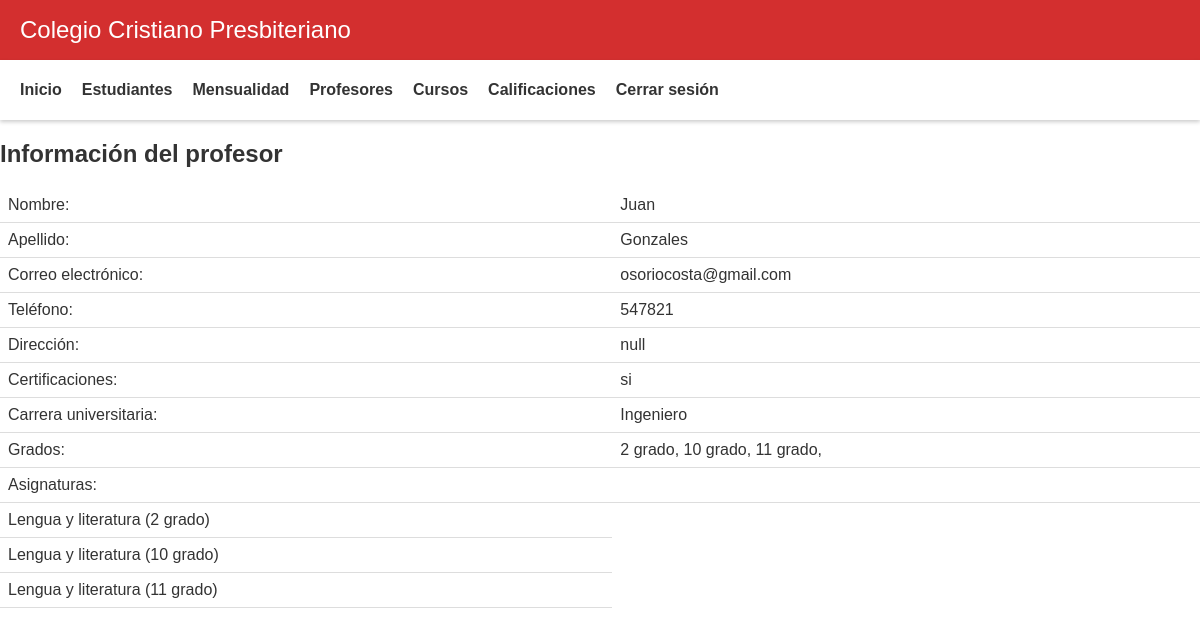
Screenshot of /code/view/admin/mostrar_profesor.php?id=6 (signed in) with the database file from the repository.
### tables this page shows
CREATE TABLE `profesores` (
  `id_profesor` int(11) NOT NULL,
  `nombre` varchar(50) NOT NULL,
  `apellido` varchar(50) NOT NULL,
  `correo_electronico` varchar(50) NOT NULL,
  `telefono` varchar(20) NOT NULL,
  `direccion` varchar(100) NOT NULL,
  `certificaciones` varchar(100) DEFAULT NULL,
  `carrera_universitaria` varchar(100) DEFAULT NULL
);

CREATE TABLE `grados` (
  `id_grado` int(11) NOT NULL,
  `nombre_grado` varchar(50) NOT NULL
);

CREATE TABLE `asignaturas` (
  `id_asignatura` int(11) NOT NULL,
  `nombre_asignatura` varchar(50) NOT NULL,
  `id_grado` int(11) NOT NULL
);

### code/view/admin/mostrar_profesor.php (the view, shortened to what this page needs)
<?php
  include("header.php");
?>
<?php
include "../../conexion.php";
$id_profesor = $_GET['id'];
$consulta = "SELECT p.*, GROUP_CONCAT(pg.id_grado SEPARATOR ', ') AS id_grados, GROUP_CONCAT(pa.id_asignatura SEPARATOR ', ') AS id_asignaturas
             FROM profesores p
             LEFT JOIN profesores_grados pg ON p.id_profesor = pg.id_profesor
             LEFT JOIN profesores_asignaturas pa ON p.id_profesor = pa.id_profesor
             WHERE p.id_profesor = $id_profesor";
$resultado = mysqli_query($conexion, $consulta);
if (mysqli_num_rows($resultado) == 0) {
  echo "<p>No se encontró al profesor.</p>";
} else {
  $fila = mysqli_fetch_assoc($resultado);
?>
<h2>Información del profesor</h2>
<form>
<table>
  <tr>
    <td>Nombre:</td>
    <td><?php echo $fila['nombre']; ?></td>
  </tr>
  <tr>
    <td>Apellido:</td>
    <td><?php echo $fila['apellido']; ?></td>
  </tr>
  <tr>
    <td>Correo electrónico:</td>
    <td><?php echo $fila['correo_electronico']; ?></td>
  </tr>
  <tr>
    <td>Teléfono:</td>
    <td><?php echo $fila['telefono']; ?></td>
  </tr>
  <tr>
    <td>Dirección:</td>
    <td><?php echo $fila['direccion']; ?></td>
  </tr>
  <tr>
    <td>Certificaciones:</td>
    <td><?php echo $fila['certificaciones']; ?></td>
  </tr>
  <tr>
    <td>Carrera universitaria:</td>
    <td><?php echo $fila['carrera_universitaria']; ?></td>
  </tr>
  <tr>
    <td>Grados:</td>
    <td>
      <?php
        $consulta_grados = "SELECT nombre_grado FROM grados WHERE id_grado IN (" . $fila['id_grados'] . ")";
        $resultado_grados = mysqli_query($conexion, $consulta_grados);
        while ($fila_grado = mysqli_fetch_assoc($resultado_grados)) {
          echo $fila_grado['nombre_grado'] . ", ";
        }
      ?>
    </td>
  </tr>
  <tr>
    <td>Asignaturas:</td>
    <td>
     <?php
    $consulta_asignaturas = "SELECT a.nombre_asignatura, g.nombre_grado
                             FROM asignaturas a
                             INNER JOIN profesores_asignaturas pa ON a.id_asignatura = pa.id_asignatura
                             INNER JOIN profesores_grados pg ON pg.id_profesor = pa.id_profesor
                             INNER JOIN grados g ON g.id_grado = pg.id_grado
                             WHERE pa.id_profesor = $id_profesor";
    $resultado_asignaturas = mysqli_query($conexion, $consulta_asignaturas);
    while ($fila_asignatura = mysqli_fetch_assoc($resultado_asignaturas)) {
      echo '<tr><td>' . $fila_asignatura['nombre_asignatura'] . ' (' . $fila_asignatura['nombre_grado'] . ')</td></tr>';
    }
  ?>
    </td>
  </tr>
</table>
</form>
<?php } ?>

### code/view/admin/style.css (style rules this page uses)
body { margin: 0; padding: 0; font-family: sans-serif; background-color: #fff; color: #333; }

### code/view/admin/mostrar_profesor.php (style rules this page uses)
table { border-collapse: collapse; width: 100%; }
th, td { padding: 8px; text-align: left; border-bottom: 1px solid #ddd; }

### rows the page displays
profesores: nombre "Juan", apellido "Gonzales", correo_electronico "osoriocosta@gmail.com", telefono "547821", direccion "null", certificaciones "si", carrera_universitaria "Ingeniero"
grados: nombre_grado "2 grado"
grados: nombre_grado "10 grado"
grados: nombre_grado "11 grado"
asignaturas: nombre_asignatura "Lengua y literatura", grados.nombre_grado "2 grado", grados.nombre_grado "10 grado", id_grado.nombre_grado "11 grado"
